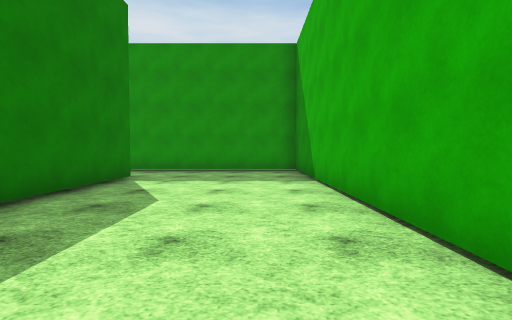
View 1 (above)

18 first-person views from a walk through a Unity game level. The camera is 1.3 m above the floor, tilts 2° down and sees 85° across. The floor is counted in squares, 2 m on a side. Each view is taken from the middle of a square. On the plan, view 1 faces up. The plan holds only what a view shows up to about 9 squares ahead; the rest is blank. The place goes on beyond the plan. Surface patterns are stand-ins for the level's own textures.

View 2
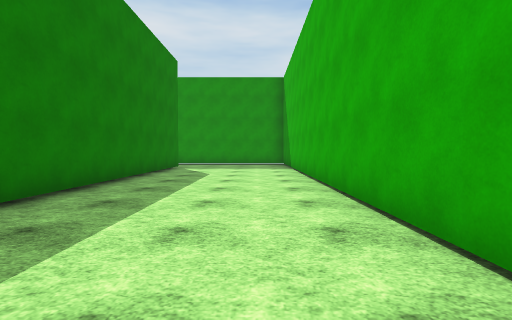

View 3
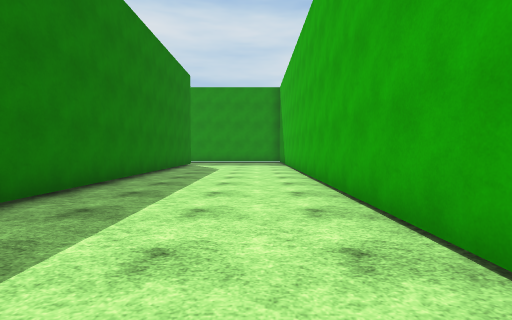

View 4
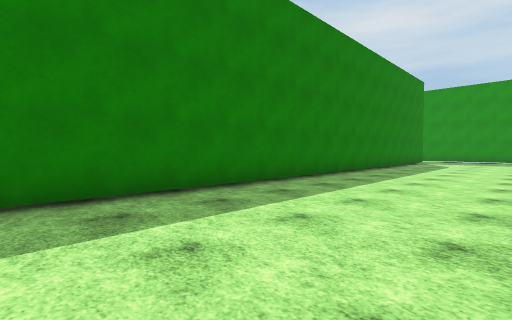

View 5
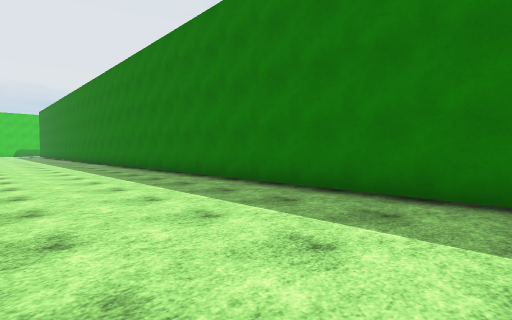

View 6
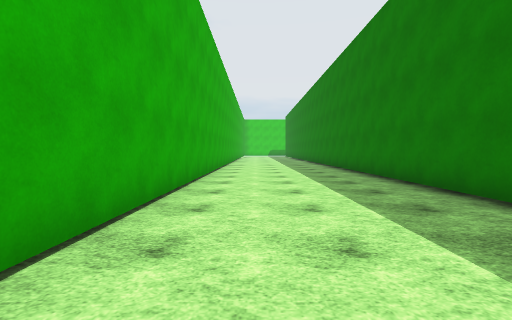

View 7
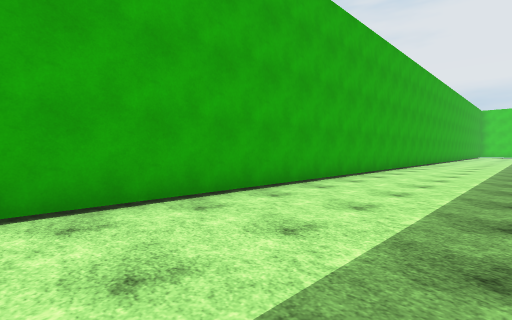

View 8
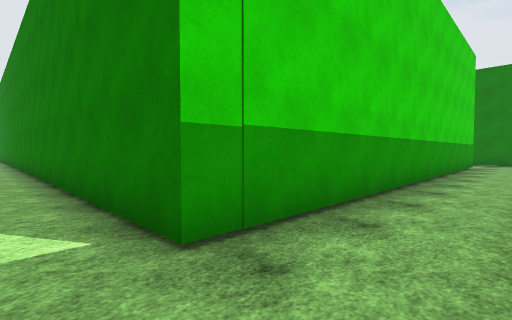

View 9
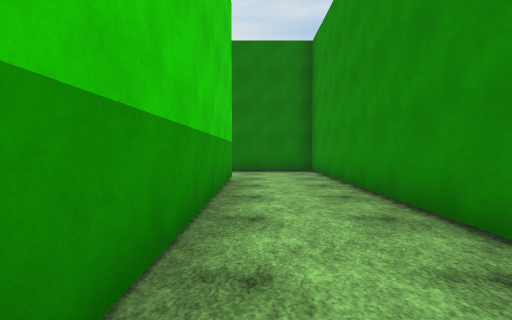

View 10
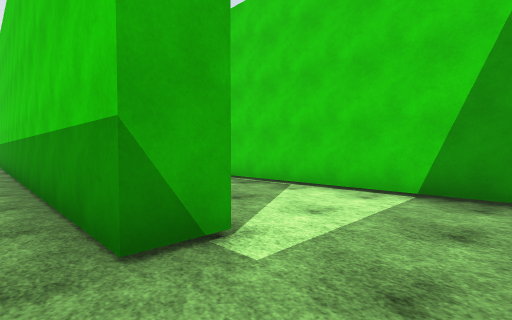

View 11
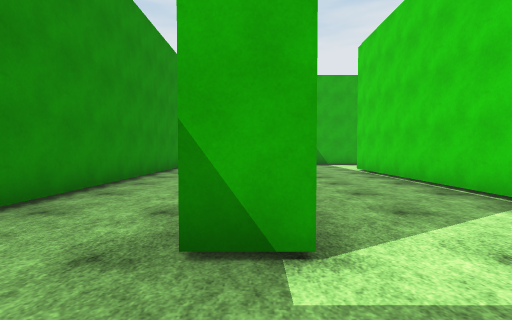

View 12
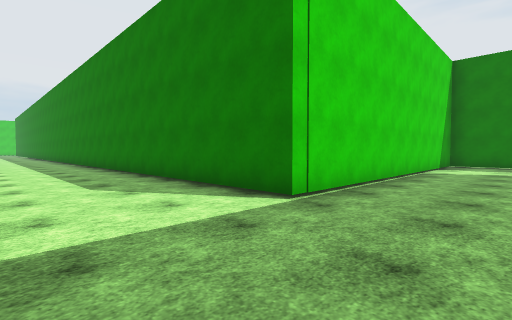

View 13
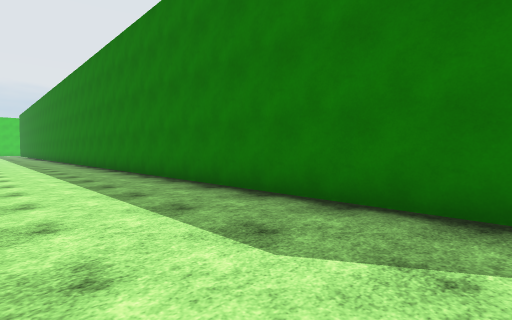

View 14
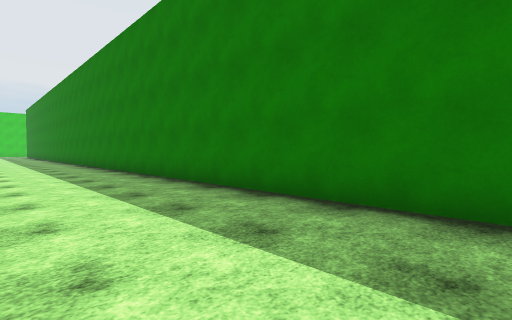

View 15
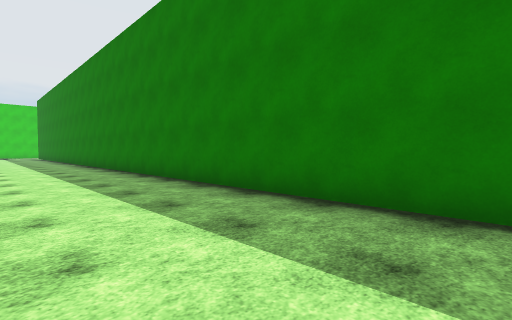

View 16
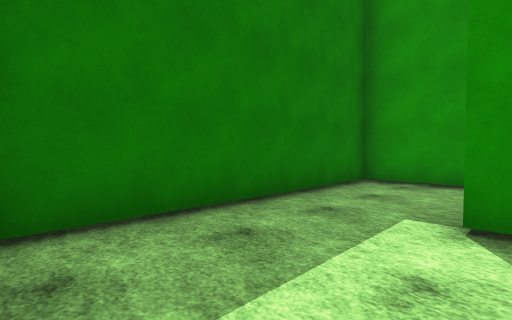

View 17
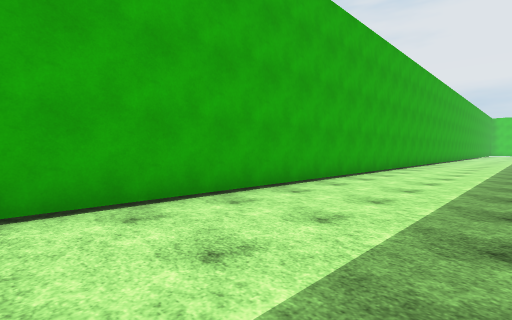

View 18
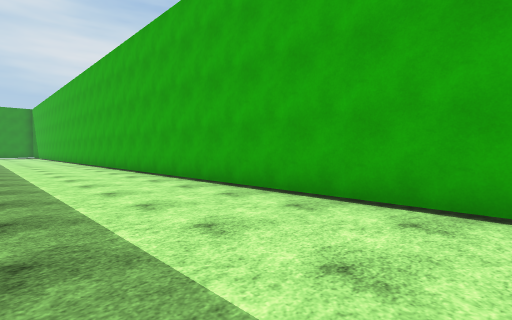

### Floor plan
Points are (right, up) in squares from view 1. A wall is a line through its corners. A room is listed if a view was taken in it or the views show most of it. See-through windows are left out.
Room 1 (views 1, 2, 3, 4, 5, 6, 7, 8, 9, 10, 11, 17, 18)
walls: (-6.9, 8.7) (-16.5, 8.7) (-16.5, 5.5); (-14.4, 5.7) (-14.4, 6.5) (-2.9, 6.5) (-2.9, -19); (1.2, -19.9) (1.2, 8.7) (-4, 8.7)
ways out: opening at (-15.5, 6) to room 2
Room 2 (views 12, 13, 14, 15, 16)
walls: (-15.9, 2.7) (-7, 2.7) (-7, -19.9); (-14, 5.7) (-14.4, 5.7); (-16.5, 5.5) (-16.5, 3)
ways out: opening at (-15.5, 6) to room 1

Where each view was taken, in squares from view 1:
view 1: 0 up, 0 right, facing up
view 2: 4 down, 0 right, facing up
view 3: 6 down, 0 right, facing up
view 4: 9 down, 1 right, facing up-left
view 5: 7 down, 1 right, facing down-left
view 6: 10 down, 0 right, facing down
view 7: 10 down, 2 left, facing down-right
view 8: 8 up, 2 left, facing down-left
view 9: 7 up, 8 left, facing left
view 10: 7 up, 16 left, facing down-right
view 11: 6 up, 16 left, facing right
view 12: 5 up, 4 left, facing down-left
view 13: 1 up, 4 left, facing down-left
view 14: 4 down, 4 left, facing down-left
view 15: 10 down, 4 left, facing down-left
view 16: 3 up, 14 left, facing up-left
view 17: 2 down, 2 left, facing down-right
view 18: 20 down, 2 left, facing up-right
